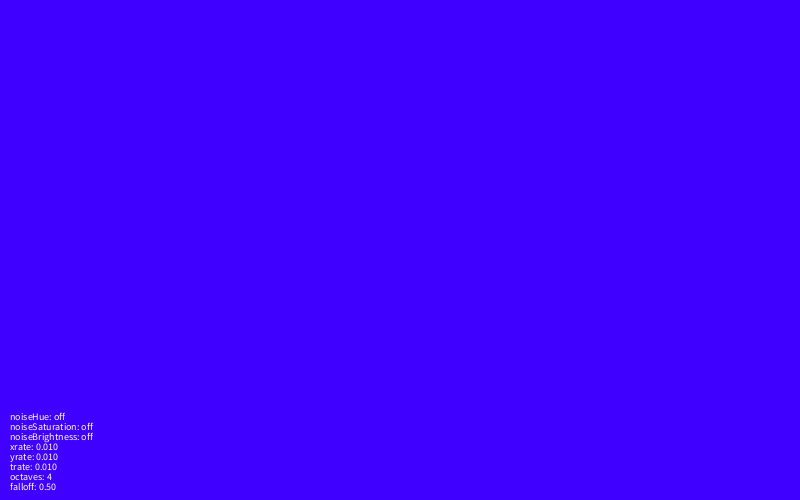
Frame 1 (no input)
Frame 60 (the mouse pressed at the canvas centre just before this capture): identical to frame 1, image omitted
Frame 120 (the mouse held since frame 60 and released just before this capture): identical to frame 1, image omitted

The Processing sketch that drew this single still picture (run headless with seeded random() and noise(); from frame 60 on, the mouse is pressed at the canvas centre):

// Processing sketch: processing_157062
// ── processing_157062.pde

//import controlP5.*;

//ControlP5 cp5;

boolean noiseHue = false ;
boolean noiseBrightness = false;
boolean noiseSaturation = false;

// noise features
float toff = 100;
float yrate = 10; // 10 equals 0.01 rate as value is later divided by 1000 (to be compliant with slider)
float xrate = 10;
float trate = 10;

int octaves = 4;
float falloff = 0.5;

// color features
float hue = 0;
float defHue = 255;
float brightness = 100;
float defBrightness = 100;
float saturation = 100;
float defSaturation = 100;

void setup() {
  size(800, 500);
  smooth();
  colorMode(HSB, 360, 100, 100, 100);
  textSize(10);
//  cp5 = new ControlP5(this);
//  cp5.addSlider("xrate")
//    .setPosition(10, 10)
//      .setRange(1, 100);
//  cp5.addSlider("yrate")
//    .setPosition(10, 30)
//      .setRange(1, 100);
//  cp5.addSlider("trate")
//    .setPosition(10, 50)
//      .setRange(1, 100);
//  cp5.addSlider("octaves")
//    .setPosition(10, 70)
//      .setRange(1, 16);
//  cp5.addSlider("falloff")
//    .setPosition(10, 90)
//      .setRange(0, 1);
//  cp5.addSlider("defHue")
//    .setPosition(10, 150)
//      .setRange(0, 360);
//  cp5.addSlider("defSaturation")
//    .setPosition(10, 170)
//      .setRange(0, 100);
//  cp5.addSlider("defBrightness")
//    .setPosition(10, 190)
//      .setRange(0, 100);
}

void draw() {
  loadPixels();
  float xoff = 0;
  noiseDetail(octaves, falloff);
  
  for (int x = 0; x < width; x++ ) {
    float yoff = 10000;
    for (int y = 0; y < height; y++) {
      
      hue = noiseHue ? map(noise(xoff, yoff, toff), 0, 1, 0, 360) : defHue;
      saturation = noiseSaturation ? map(noise(xoff, yoff, toff), 0, 1, 0, 100) : defSaturation;
      brightness = noiseBrightness ? map(noise(xoff, yoff, toff), 0, 1, 0, 100) : defBrightness;

     pixels[x+y*width] = color(hue, saturation, brightness);

      yoff+=yrate/1000;
    }
    xoff+=xrate/1000;
  }
  toff+=trate/1000;

  updatePixels();

  text("noiseHue: " + (noiseHue ? "on" : "off"), 10, 420);
  text("noiseSaturation: " + (noiseSaturation ? "on" : "off"), 10, 430);
  text("noiseBrightness: " + (noiseBrightness ? "on" : "off"), 10, 440);
  text("xrate: " + nf(xrate/1000,0,3), 10, 450);
  text("yrate: " + nf(yrate/1000,0,3), 10, 460);
  text("trate: " + nf(trate/1000,0,3), 10, 470);
  text("octaves: " + nf(octaves,0), 10, 480);
  text("falloff: " + nf(falloff,0,2), 10, 490);
}

void keyPressed() {
  if (key == '1') {
    noiseHue = !noiseHue;
  } else if (key == '2') {
    noiseSaturation = !noiseSaturation;
  } else if (key == '3') {
     noiseBrightness = !noiseBrightness;
  } else if (key == 'a') {
    xrate ++;
  } else if (key == 'z') {
    xrate --;
  } else if (key == 's') {
    yrate ++;
  } else if (key == 'x') {
    yrate --;
  } else if (key == 'd') {
    trate ++;
  } else if (key == 'c') {
    trate --;
  } else if (key == 'f') {
    octaves++;
  } else if (key == 'v') {
    octaves--;
  } else if (key == 'g') {
    falloff+=0.01;
  } else if (key == 'b') {
    falloff-=0.01;
  }
}
